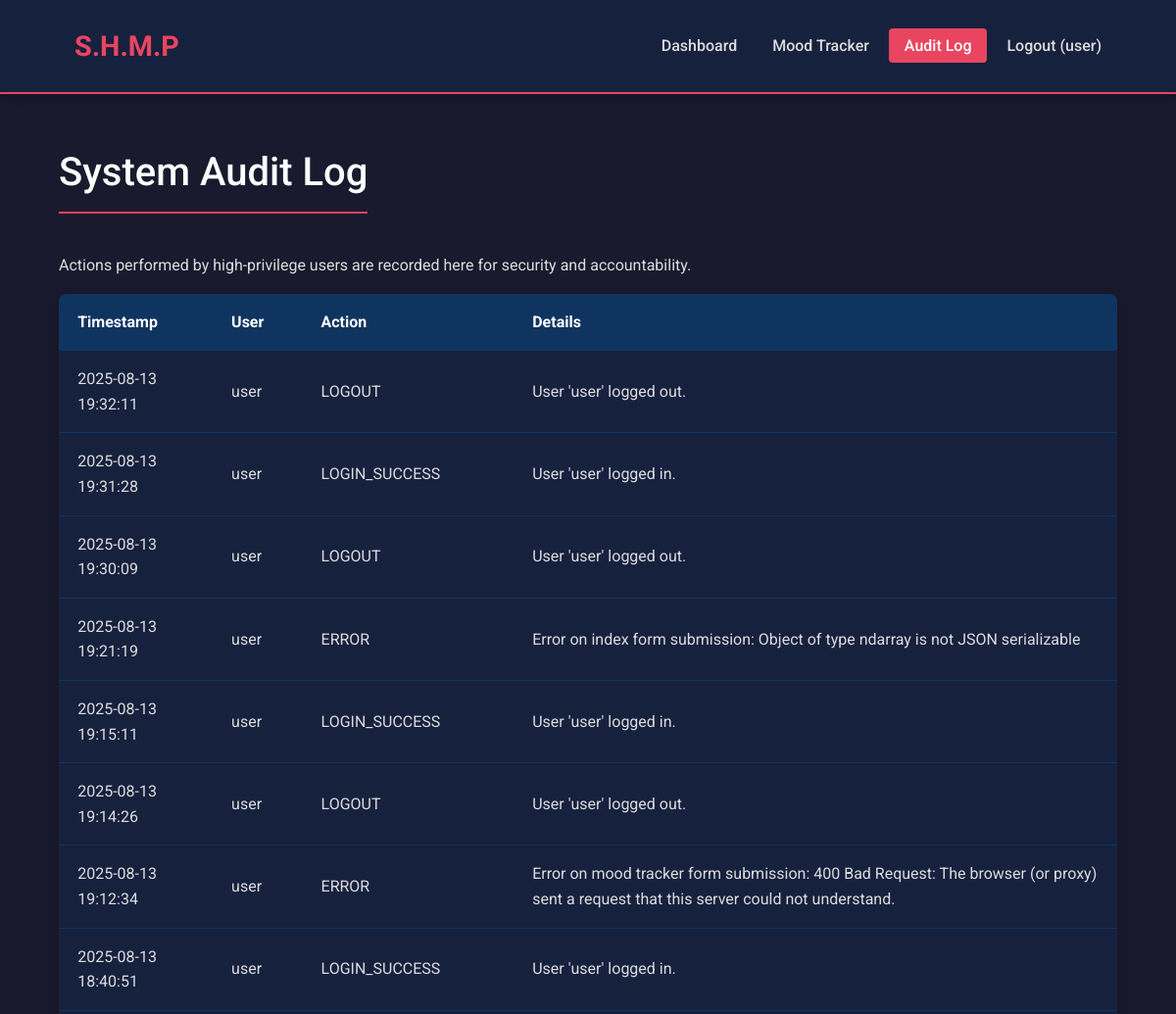
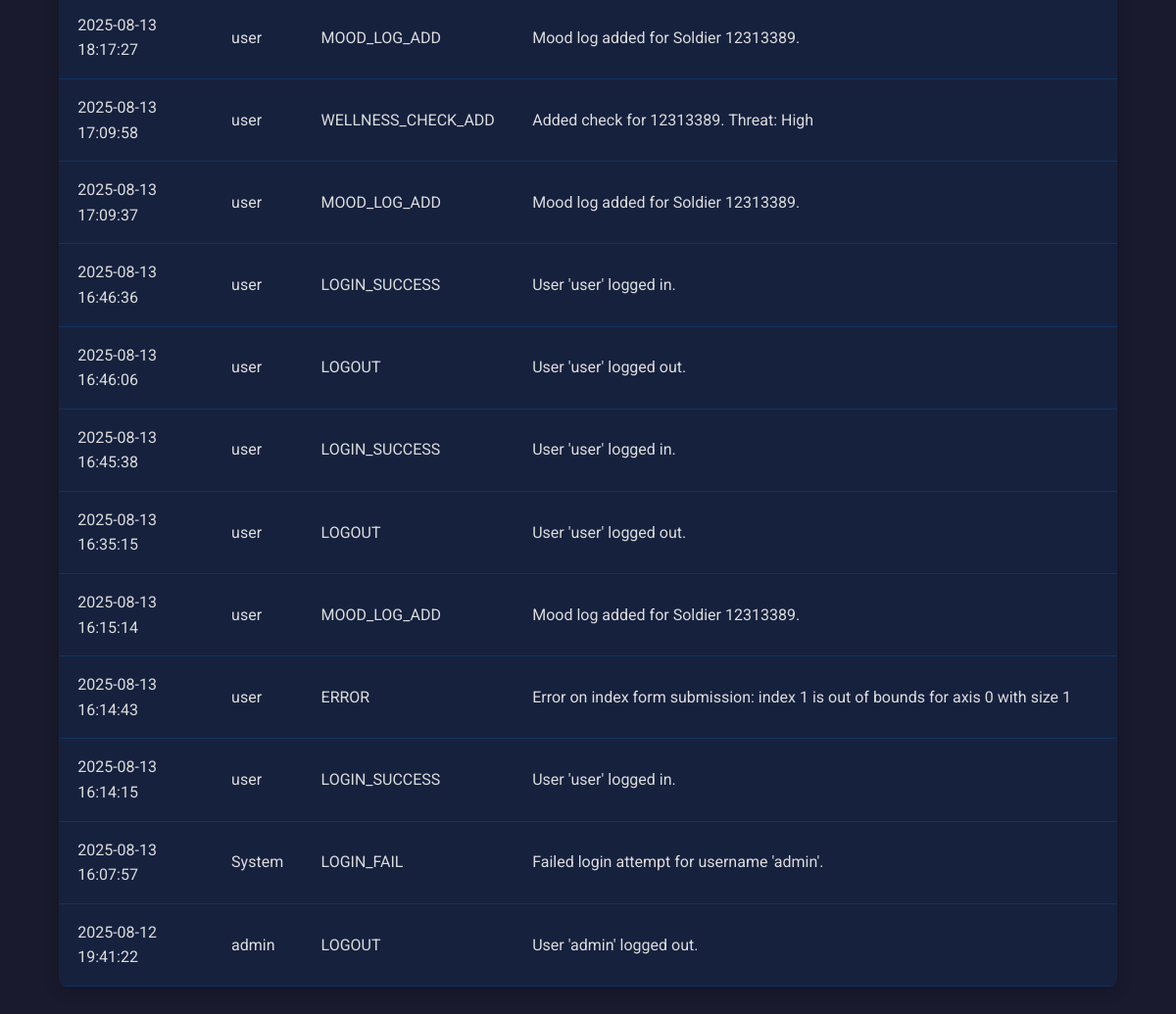
Screenshot of /audit-log (signed in) with the database file from the repository (2 pictures, top to bottom).
### tables this page shows
CREATE TABLE users (
    id INTEGER PRIMARY KEY AUTOINCREMENT,
    username TEXT UNIQUE NOT NULL,
    password_hash TEXT NOT NULL,
    role TEXT NOT NULL DEFAULT 'analyst' -- Roles: 'doctor', 'analyst'
);

CREATE TABLE audit_logs (
    id INTEGER PRIMARY KEY AUTOINCREMENT,
    user_id INTEGER,
    action TEXT NOT NULL,
    timestamp TIMESTAMP NOT NULL DEFAULT CURRENT_TIMESTAMP,
    details TEXT,
    FOREIGN KEY (user_id) REFERENCES users (id)
);

### app.py (the view)
@app.route('/audit-log')
@login_required
@role_required('doctor')
def audit_log():
    db = get_db()
    logs = db.execute('SELECT a.timestamp, u.username, a.action, a.details FROM audit_logs a LEFT JOIN users u ON u.id = a.user_id ORDER BY a.timestamp DESC').fetchall()
    return render_template('audit_log.html', logs=logs)

### app.py (called while the page is built)
def get_db():
    db = getattr(g, '_database', None)
    if db is None:
        db = g._database = sqlite3.connect(DATABASE)
        db.row_factory = sqlite3.Row
    return db

@app.teardown_appcontext
def close_connection(exception):
    db = getattr(g, '_database', None)
    if db is not None:
        db.close()

@login_manager.user_loader
def load_user(user_id):
    db = get_db()
    user_data = db.execute('SELECT * FROM users WHERE id = ?', (user_id,)).fetchone()
    if user_data:
        return User(id=user_data['id'], username=user_data['username'], password_hash=user_data['password_hash'], role=user_data['role'])
    return None

def role_required(role):
    def decorator(f):
        @wraps(f)
        def decorated_function(*args, **kwargs):
            if not current_user.is_authenticated or current_user.role != role:
                log_action("ACCESS_DENIED", f"User '{current_user.username}' attempted to access a '{role}'-only page.")
                abort(403)
            return f(*args, **kwargs)
        return decorated_function
    return decorator

### templates/audit_log.html (shortened to what this page needs)
{% extends "base.html" %}
{% block content %}
    <h1>System Audit Log</h1>
    <p>Actions performed by high-privilege users are recorded here for security and accountability.</p>
    <table>
        <thead>
            <tr>
                <th>Timestamp</th>
                <th>User</th>
                <th>Action</th>
                <th>Details</th>
            </tr>
        </thead>
        <tbody>
            {% for log in logs %}
            <tr>
                <td>{{ log.timestamp.split('.')[0] }}</td>
                <td>{{ log.username or 'System' }}</td>
                <td>{{ log.action }}</td>
                <td>{{ log.details }}</td>
            </tr>
            {% else %}
            <tr>
                <td colspan="4" style="text-align: center;">No audit logs found.</td>
            </tr>
            {% endfor %}
        </tbody>
    </table>
{% endblock %}

### templates/base.html (shortened to what this page needs)
<!DOCTYPE html>
<html lang="en">
<head>
    <link rel="stylesheet" href="{{ url_for('static', filename='style.css') }}">
</head>
<body>
    <nav>
        <a href="{{ url_for('index') }}" class="logo">S.H.M.P</a>
        <div>
            <a href="{{ url_for('index') }}" class="{{ 'active' if request.endpoint == 'index' else '' }}">Dashboard</a>
            <a href="{{ url_for('mood_tracker') }}" class="{{ 'active' if request.endpoint == 'mood_tracker' else '' }}">Mood Tracker</a>
            {% if current_user.is_authenticated %}
                {% if current_user.role == 'doctor' %}
                <a href="{{ url_for('audit_log') }}" class="{{ 'active' if request.endpoint == 'audit_log' else '' }}">Audit Log</a>
                {% endif %}
                <a href="{{ url_for('logout') }}">Logout ({{ current_user.username }})</a>
            {% else %}
                <a href="{{ url_for('login') }}" class="{{ 'active' if request.endpoint == 'login' else '' }}">Login</a>
                <a href="{{ url_for('register') }}" class="{{ 'active' if request.endpoint == 'register' else '' }}">Register</a>
            {% endif %}
        </div>
    </nav>
    <main class="container">
        {% block content %}{% endblock %}
    </main>
</body>
</html>

### static/style.css (style rules this page uses)
:root { --primary-bg: #1a1a2e; --secondary-bg: #16213e; --card-bg: #0f3460; --primary-text: #e94560; --secondary-text: #dcdcdc; --highlight-text: #ffffff; --border-color: #e94560; --success-color: #50c878; --warning-color: #f9a825; --error-color: #e94560; --font-family: 'Roboto', sans-serif; }
body { background-color: var(--primary-bg); color: var(--secondary-text); font-family: var(--font-family); margin: 0; line-height: 1.6; font-size: 16px; }
.container { width: 90%; max-width: 1400px; margin: 2rem auto; padding: 1rem; }
nav { background-color: var(--secondary-bg); padding: 1rem 5%; border-bottom: 2px solid var(--border-color); display: flex; justify-content: space-between; align-items: center; box-shadow: 0 4px 12px rgba(0,0,0,0.3); }
nav a { color: var(--secondary-text); text-decoration: none; padding: 0.5rem 1rem; border-radius: 4px; transition: all 0.3s ease; font-weight: 500; }
nav a:hover, nav a.active { background-color: var(--border-color); color: var(--highlight-text); transform: translateY(-2px); }
nav .logo { font-weight: 700; font-size: 1.8rem; color: var(--primary-text); }
h1, h2, h3, h4 { color: var(--highlight-text); font-weight: 500; margin-top: 0; }
h1 { font-size: 2.5rem; border-bottom: 2px solid var(--primary-text); display: inline-block; padding-bottom: 0.5rem; margin-bottom: 1.5rem; }
table { width: 100%; border-collapse: collapse; background-color: var(--secondary-bg); border-radius: 8px; overflow: hidden; box-shadow: 0 4px 15px rgba(0, 0, 0, 0.2); }
th, td { padding: 1rem 1.2rem; text-align: left; border-bottom: 1px solid var(--card-bg); }
thead { background-color: var(--card-bg); color: var(--highlight-text); font-weight: 700; }

### rows the page displays
users: username "user"
audit_logs: timestamp "2025-08-13 19:32:11", username "user", action "LOGOUT", details "User 'user' logged out."
audit_logs: timestamp "2025-08-13 19:31:28", username "user", action "LOGIN_SUCCESS", details "User 'user' logged in."
audit_logs: timestamp "2025-08-13 19:30:09", username "user", action "LOGOUT", details "User 'user' logged out."
audit_logs: timestamp "2025-08-13 19:21:19", username "user", action "ERROR", details "Error on index form submission: Object of type ndarray is not JSON serializable"
audit_logs: timestamp "2025-08-13 19:15:11", username "user", action "LOGIN_SUCCESS", details "User 'user' logged in."
audit_logs: timestamp "2025-08-13 19:14:26", username "user", action "LOGOUT", details "User 'user' logged out."
audit_logs: timestamp "2025-08-13 19:12:34", username "user", action "ERROR", details "Error on mood tracker form submission: 400 Bad Request: The browser (or proxy) sent a request that this server could not understand."
audit_logs: timestamp "2025-08-13 18:40:51", username "user", action "LOGIN_SUCCESS", details "User 'user' logged in."
audit_logs: timestamp "2025-08-13 18:17:27", username "user", action "MOOD_LOG_ADD", details "Mood log added for Soldier 12313389."
audit_logs: timestamp "2025-08-13 17:09:58", username "user", action "WELLNESS_CHECK_ADD", details "Added check for 12313389. Threat: High"
audit_logs: timestamp "2025-08-13 17:09:37", username "user", action "MOOD_LOG_ADD", details "Mood log added for Soldier 12313389."
audit_logs: timestamp "2025-08-13 16:46:36", username "user", action "LOGIN_SUCCESS", details "User 'user' logged in."
audit_logs: timestamp "2025-08-13 16:46:06", username "user", action "LOGOUT", details "User 'user' logged out."
audit_logs: timestamp "2025-08-13 16:45:38", username "user", action "LOGIN_SUCCESS", details "User 'user' logged in."
audit_logs: timestamp "2025-08-13 16:35:15", username "user", action "LOGOUT", details "User 'user' logged out."
audit_logs: timestamp "2025-08-13 16:15:14", username "user", action "MOOD_LOG_ADD", details "Mood log added for Soldier 12313389."
audit_logs: timestamp "2025-08-13 16:14:43", username "user", action "ERROR", details "Error on index form submission: index 1 is out of bounds for axis 0 with size 1"
audit_logs: timestamp "2025-08-13 16:14:15", username "user", action "LOGIN_SUCCESS", details "User 'user' logged in."
audit_logs: timestamp "2025-08-13 16:07:57", username "System", action "LOGIN_FAIL", details "Failed login attempt for username 'admin'."
audit_logs: timestamp "2025-08-12 19:41:22", username "admin", action "LOGOUT", details "User 'admin' logged out."
